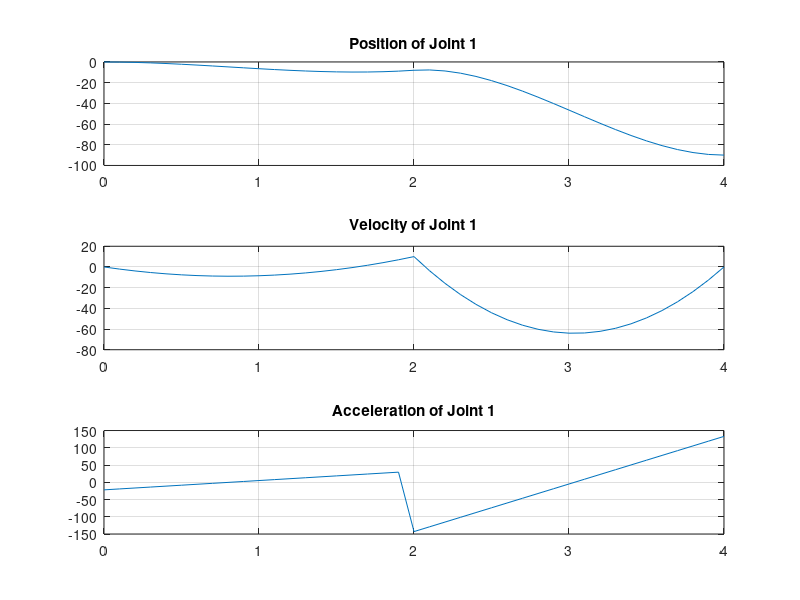
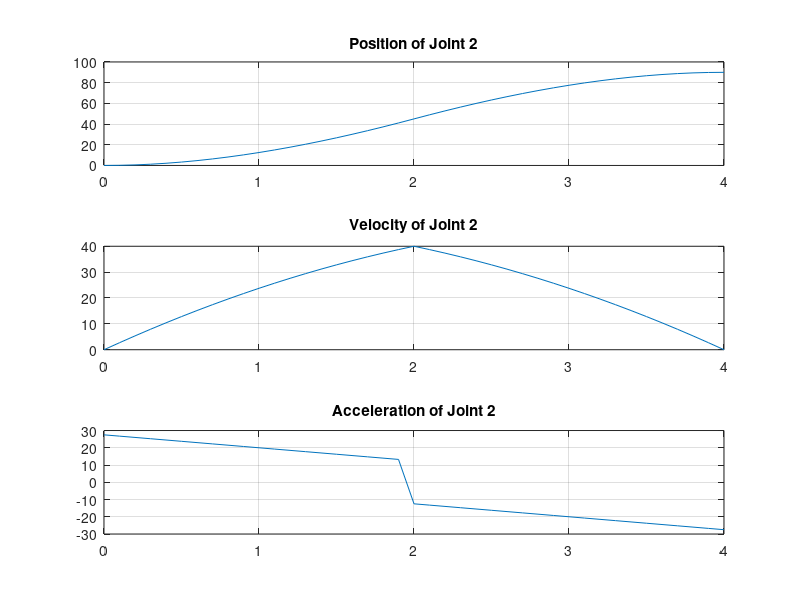
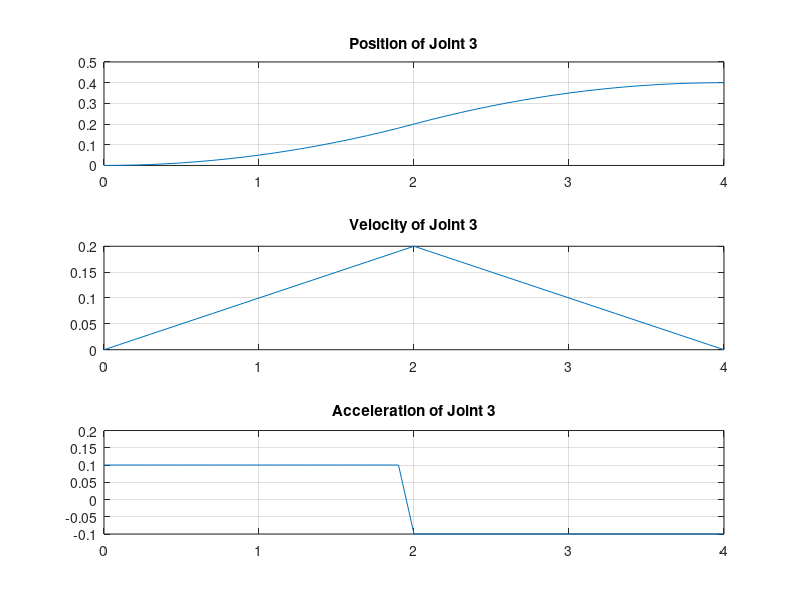

Write MATLAB code to recreate these figures, in order.
%CPS trajectory given joint positions and velocites and time

p = [0,-8,-90;0,45,90;0,0.2,0.4]; % Define Positions
v = [0,10,0;0,40,0;0,0.2,0]; % Define Velocities
t = [0, 2, 4];

totalPosition = []; %intialize position array
totalVelocity = []; %intialize velocity array
totalAcceleration = []; %intialize acceleration array

sample = 0.1 % sampe time period

for i = 1:size(p) % iterate through # of joints
    for j=1:(length(t)-1) % iterate through time peroids
        j
        a_0 = p(i,j) %a0 coefficient
        a_1 = v(i,j); %a1 coefficient
        a_2 = (3*(p(i,j+1) - p(i,j)) - (t(j+1)-t(j))*(2*v(i,j)+v(i,j+1)))/((t(j+1)-t(j))^2); %a1 coefficient
        a_3 = ((2*(p(i,j) - p(i,j+1))) + (t(j+1)-t(j))*(v(i,j)+v(i,j+1)))/((t(j+1)-t(j))^3); %a3 coefficient

        ts = (t(j):sample:t(j+1))-t(j); % sample time within time peroid

        pos = a_0 + a_1*ts + a_2*ts.^2 + a_3*ts.^3; %position function
        vel = a_1 + 2*a_2*ts + 3*a_3*ts.^2; %velocity function
        acc = 2*a_2 + 6*a_3*ts; %acceleration function

        totalPosition = [totalPosition, pos]; % update position array
        totalVelocity = [totalVelocity, vel]; % update velocity array
        totalAcceleration = [totalAcceleration, acc]; % update acceleration array

        if j ~= (length(t)-1) % delete last element of trajectory array so next time peroid can start there
            totalPosition(end) = [];
            totalVelocity(end) = [];
            totalAcceleration(end) = [];
        else %plot trajectory
            time = t(1):sample:t(length(t)); % sample tiem over entire time period
            figure
            %plot position
            subplot(3,1,1);
            plot(time, totalPosition)
            title(sprintf('Position of Joint %d',i));
            grid on
            %plot Velocity
            subplot(3,1,2);
            plot(time, totalVelocity)
            title(sprintf('Velocity of Joint %d',i));
            grid on
            %plot Acceleration
            subplot(3,1,3);
            plot(time, totalAcceleration)
            title(sprintf('Acceleration of Joint %d',i));
            grid on
            
            % reset trajectory arrays fpr next joint
            totalPosition = []; 
            totalVelocity = [];
            totalAcceleration = [];
        end
    end
end
